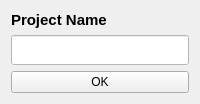
              <widget class="QWidget" name="pbar" native="true">
               <layout class="QVBoxLayout" name="verticalLayout_2">
                <item>
                 <widget class="QLabel" name="label_2">
                  <property name="font">
                   <font>
                    <pointsize>11</pointsize>
                    <weight>75</weight>
                    <bold>true</bold>
                   </font>
                  </property>
                  <property name="text">
                   <string>Project Name</string>
                  </property>
                 </widget>
                </item>
                <item>
                 <widget class="QLineEdit" name="newpname">
                  <property name="minimumSize">
                   <size>
                    <width>0</width>
                    <height>30</height>
                   </size>
                  </property>
                  <property name="font">
                   <font>
                    <pointsize>11</pointsize>
                    <weight>75</weight>
                    <bold>true</bold>
                   </font>
                  </property>
                  <property name="styleSheet">
                   <string notr="true">background-color: rgb(255, 255, 255);</string>
                  </property>
                  <property name="text">
                   <string/>
                  </property>
                 </widget>
                </item>
                <item>
                 <widget class="QPushButton" name="newpbtn">
                  <property name="text">
                   <string>OK</string>
                  </property>
                 </widget>
                </item>
               </layout>
              </widget>
